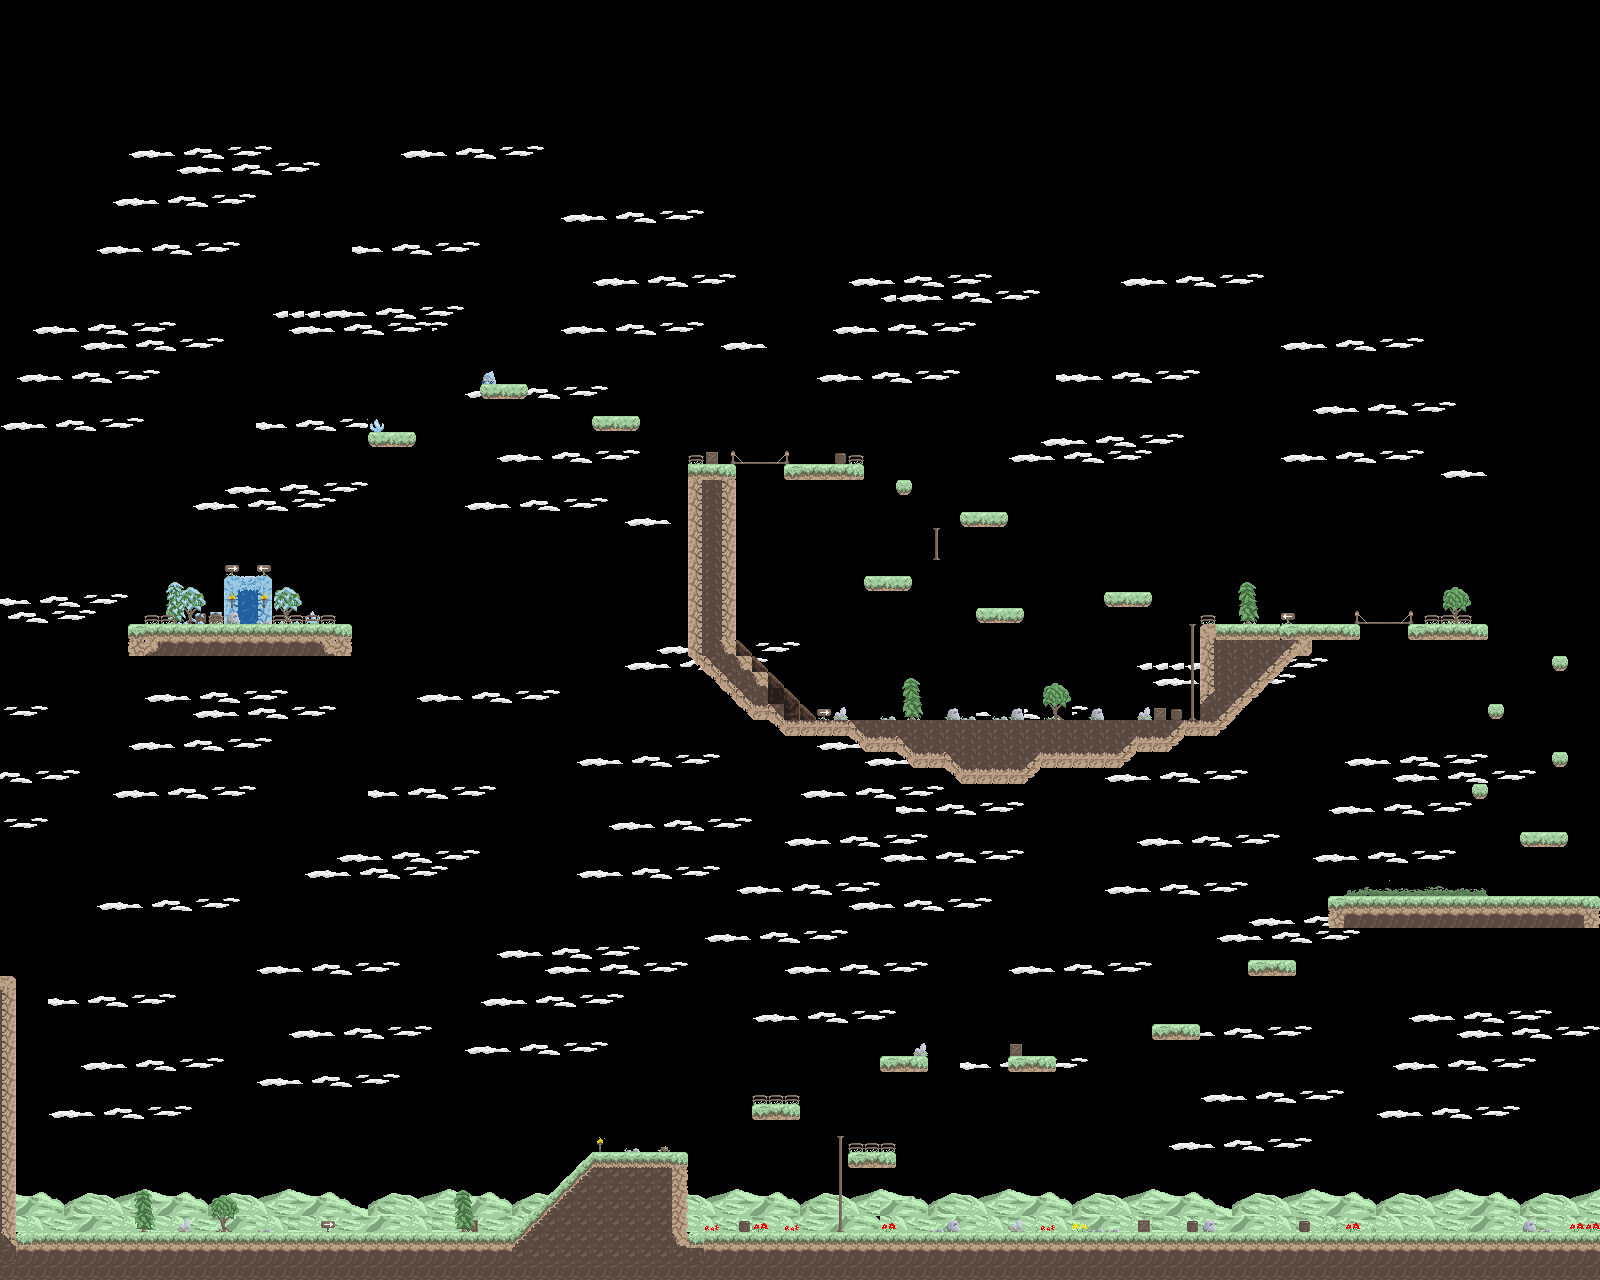

This game map was drawn from its Tiled (.tmx) file and the tilesets committed beside it. A one-line description and the trimmed map source follow:
An orthogonal 100x80 tile map with 16x16 px tiles, 3 tile layers (Background, Ground, Mask) and 68 objects (33x solid, 28x enemy, 3x ladder, player, door, ...).

<map version="1.4" tiledversion="1.4.2" orientation="orthogonal" renderorder="right-down" width="100" height="80" tilewidth="16" tileheight="16" infinite="0" nextlayerid="6" nextobjectid="79">
 <tileset firstgid="1" name="platformtileset" tilewidth="16" tileheight="16" tilecount="1147" columns="31">
  <image source="../tilesets/platformtileset.png" trans="ff00ff" width="500" height="600" />
 </tileset>
 <layer id="5" name="Background" width="100" height="80">
  <data>[8000 cells, 1177 non-empty, 66 distinct tile ids]</data>
 </layer>
 <layer id="1" name="Ground" width="100" height="80">
  <data>[8000 cells, 699 non-empty, 68 distinct tile ids]</data>
 </layer>
 <layer id="4" name="Mask" width="100" height="80">
  <data>[8000 cells, 72 non-empty, 37 distinct tile ids]</data>
 </layer>
 <objectgroup id="2" name="Objects">
  <object id="1" name="solid" x="15.5" y="1232.82" width="1568.37" height="31.3556" />
  <object id="5" name="solid" x="0.333333" y="246.997" width="15" height="1001" />
  <object id="9" name="player" x="183.5" y="1128.25">
   <point />
  </object>
  <object id="10" name="enemy" x="352.545" y="1218.49" width="16" height="10" />
  <object id="11" name="door" x="239.648" y="591.97" width="16.2424" height="32.0455" />
  <object id="12" name="solid" x="1328.02" y="896.176" width="256.338" height="31.9181" />
  <object id="13" name="solid" x="1248.01" y="960.828" width="48.162" height="15.0261" />
  <object id="14" name="solid" x="1151.86" y="1024.83" width="48.0995" height="15.1624" />
  <object id="15" name="solid" x="1008.23" y="1056.38" width="47.5995" height="15.6083" />
  <object id="16" name="solid" x="879.857" y="1056.51" width="48.162" height="15.2931" />
  <object id="17" name="solid" x="751.919" y="1104.45" width="48.0995" height="15.5431" />
  <object id="18" name="SlopeRight" x="511.5" y="1135.53" width="96.0568" height="96.8523" />
  <object id="19" name="solid" x="608.08" y="1151.97" width="80.0455" height="80.4063" />
  <object id="20" name="enemy" x="521.929" y="1113.22" width="16" height="10" />
  <object id="21" name="enemy" x="93.2727" y="1219.09" width="16" height="10" />
  <object id="22" name="enemy" x="1411.67" y="872.72" width="16" height="10" />
  <object id="23" name="ladder" x="839.542" y="1136.21" width="1.67421" height="95.833" />
  <object id="24" name="solid" x="858.625" y="1152.09" width="37.414" height="15.9181" />
  <object id="26" name="solid" x="128.19" y="624.176" width="223.037" height="30.9806" />
  <object id="27" name="enemy" x="239.053" y="575.469" width="16" height="10" />
  <object id="28" name="solid" x="1519.98" y="832.01" width="48.3703" height="14.8556" />
  <object id="29" name="solid" x="1584.17" y="240.5" width="15.875" height="1007.38" />
  <object id="30" name="solid" x="1410.11" y="624.335" width="77.9328" height="15.5715" />
  <object id="31" name="solid" x="1200.3" y="624.305" width="155.081" height="15.7192" />
  <object id="32" name="solid" x="1359.44" y="622.612" width="48.5763" height="1.73307" />
  <object id="33" name="solid" x="1200.21" y="640.078" width="95.6375" height="95.8442" />
  <object id="34" name="enemy" x="1010.04" y="689.167" width="16" height="10" />
  <object id="35" name="enemy" x="994.625" y="668" width="16" height="10" />
  <object id="36" name="enemy" x="962.375" y="687.75" width="16" height="10" />
  <object id="37" name="enemy" x="922.542" y="681.208" width="14.75" height="10" />
  <object id="38" name="enemy" x="849.208" y="676.875" width="16" height="10" />
  <object id="39" name="ladder" x="1183.77" y="624" width="16.1458" height="95.833" />
  <object id="40" name="solid" x="785.004" y="719.953" width="416.45" height="15.8442" />
  <object id="41" name="SlopeLeft" x="735.5" y="640.25" width="80.5" height="80.5" />
  <object id="42" name="solid" x="688.588" y="464.203" width="47.325" height="192.469" />
  <object id="43" name="solid" x="737.719" y="462.133" width="46.1445" height="1.73307" />
  <object id="45" name="solid" x="788.636" y="464.05" width="75.0195" height="15.6081" />
  <object id="46" name="solid" x="1471.56" y="784.26" width="16.3703" height="14.9806" />
  <object id="47" name="solid" x="1552" y="752.01" width="15.9328" height="14.9806" />
  <object id="48" name="solid" x="1487.69" y="704.135" width="16.3703" height="14.9806" />
  <object id="49" name="solid" x="1551.69" y="655.885" width="16.3703" height="14.9806" />
  <object id="50" name="enemy" x="751.705" y="452.091" width="16" height="10" />
  <object id="51" name="solid" x="591.513" y="415.65" width="48.065" height="15.6081" />
  <object id="52" name="solid" x="479.604" y="383.832" width="48.065" height="15.6081" />
  <object id="53" name="solid" x="367.57" y="432.435" width="48.065" height="15.6081" />
  <object id="54" name="solid" x="959.74" y="512.06" width="48.065" height="14.8808" />
  <object id="55" name="solid" x="863.899" y="576.113" width="48.065" height="14.7899" />
  <object id="56" name="solid" x="975.842" y="608.071" width="48.065" height="14.8581" />
  <object id="57" name="solid" x="896.126" y="480.332" width="15.565" height="14.3354" />
  <object id="58" name="ladder" x="934.912" y="527.75" width="3.03982" height="32.333" />
  <object id="59" name="solid" x="1104.06" y="591.969" width="48.065" height="14.8581" />
  <object id="60" name="enemy" x="598.917" y="1116.17" width="16" height="10" />
  <object id="61" name="enemy" x="1056.25" y="658" width="16" height="10" />
  <object id="62" name="enemy" x="950.5" y="658.25" width="16" height="10" />
  <object id="63" name="enemy" x="885.75" y="680.75" width="16" height="10" />
  <object id="64" name="enemy" x="1105.5" y="681" width="16" height="10" />
  <object id="65" name="enemy" x="1099.75" y="657.75" width="16" height="10" />
  <object id="66" name="enemy" x="1063.75" y="688.5" width="16" height="10" />
  <object id="67" name="enemy" x="1527.67" y="868.333" width="16" height="10" />
  <object id="68" name="enemy" x="1397.33" y="581.667" width="16" height="10" />
  <object id="69" name="enemy" x="1273" y="583.667" width="16" height="10" />
  <object id="70" name="enemy" x="1369.33" y="579.667" width="16" height="10" />
  <object id="71" name="enemy" x="1334.5" y="1120" width="16" height="10" />
  <object id="72" name="enemy" x="1183" y="1135" width="16" height="10" />
  <object id="73" name="enemy" x="1410" y="1141" width="16" height="10" />
  <object id="74" name="enemy" x="1442.5" y="1080.5" width="16" height="10" />
  <object id="75" name="enemy" x="1124" y="1167.5" width="16" height="10" />
  <object id="76" name="enemy" x="1019.5" y="1156.5" width="16" height="10" />
 </objectgroup>
</map>
